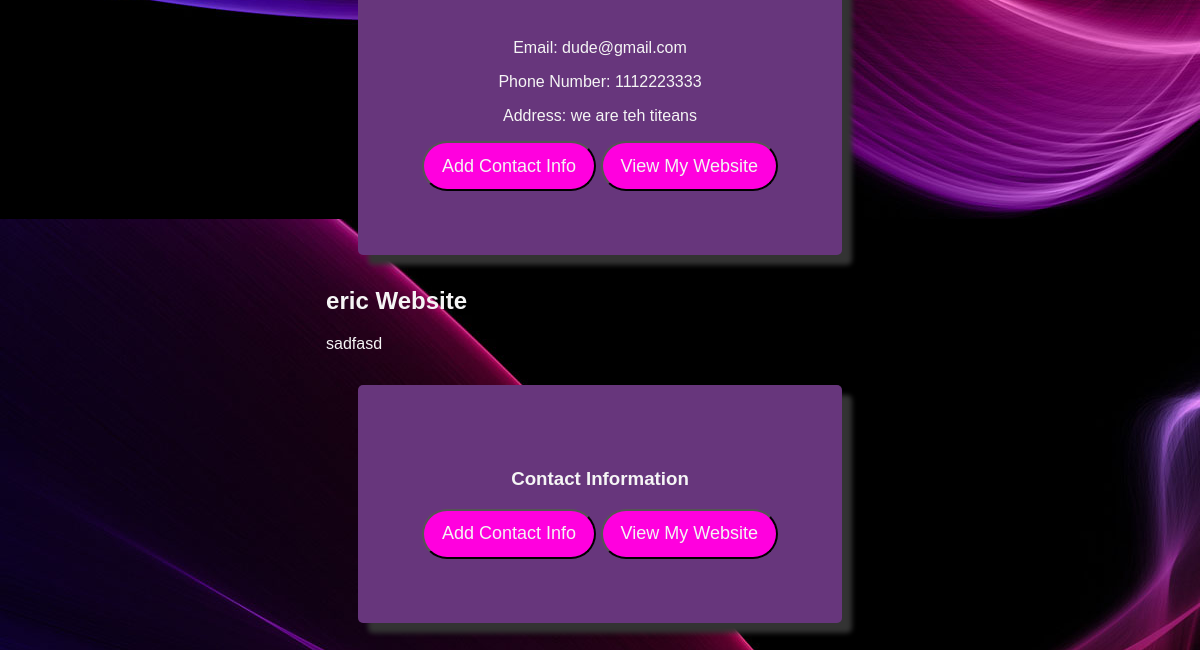
The app's page /businesses/ (signed in, lower part), older data.
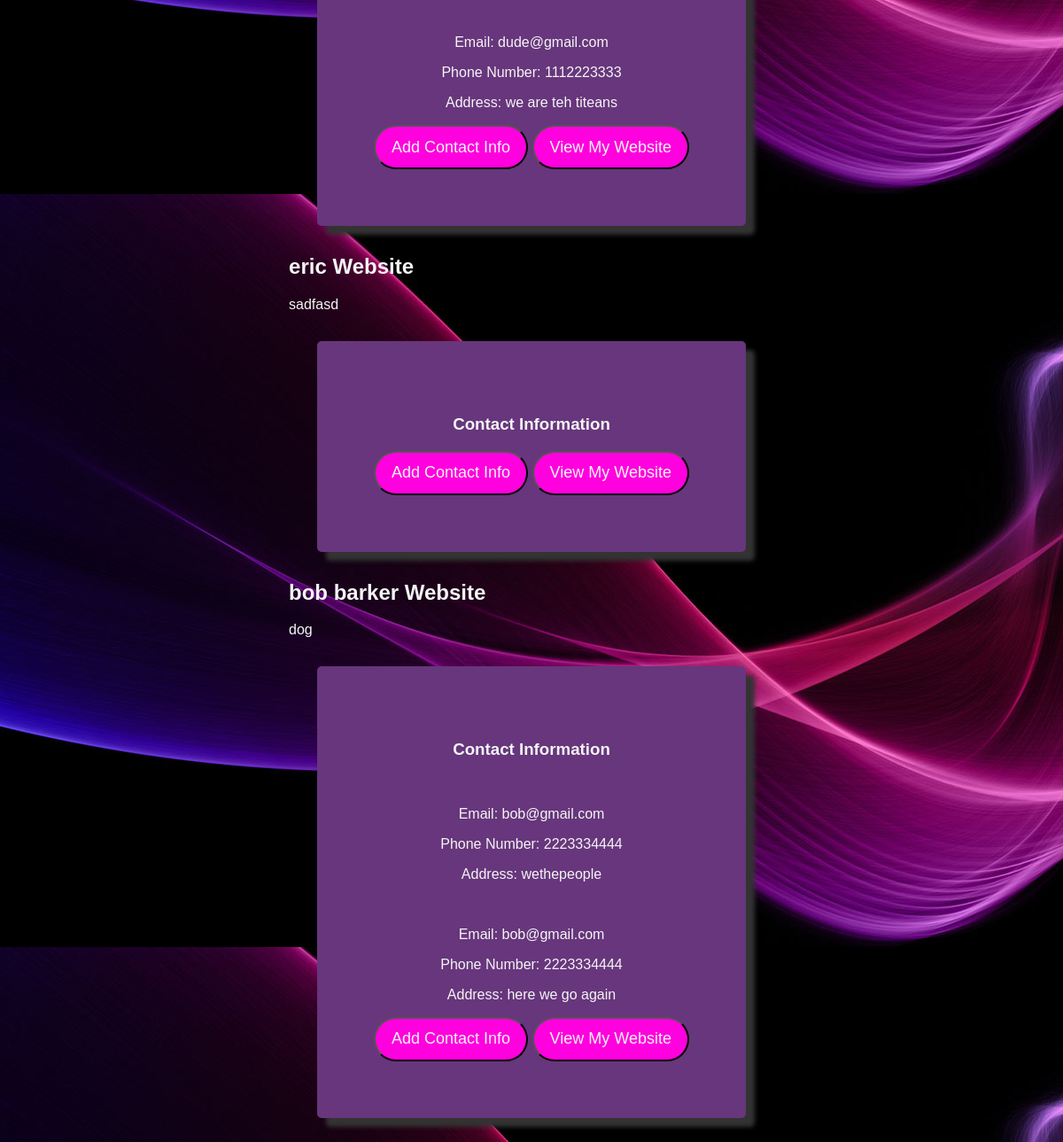
The same page, newer data.
### app/models.py (models this page shows, shortened)
class businessContactInfoDatabase(models.Model):
    email = models.TextField(max_length=255)
    phoneNumber = models.IntegerField(verbose_name="phone number")
    address = models.TextField()
    business = models.ForeignKey(
        businessTemplateDatabase, related_name="contact", on_delete=models.CASCADE
    )

class businessTemplateDatabase(models.Model):
    CHOICES = (
        ("medical_office", "Medical Office"),
        ("Blog", "Blog"),
        ("Restaurant", "Restaurant"),
    )
    templateId = models.TextField()
    name = models.TextField(max_length=255)
    description = models.TextField(max_length=255)
    type = models.TextField(max_length=255)
    missionStatement = models.TextField(max_length=1500)
    template_choice = models.CharField(max_length=50, choices=CHOICES, null=True)
    profile = models.ForeignKey(
        Profile, related_name="business", on_delete=models.CASCADE
    )

### app/views.py (the view)
# urls.py: path("businesses/", businessesView, name="businesses"),
def businessesView(request):
    profile = request.user.profile
    renderBusiness = []
    businesses = businessTemplateDatabase.objects.all()
    for business in businesses:
        if business.profile == profile:
            renderBusiness.append(business)
    business_contact = businessContactInfoDatabase.objects.filter(
        business__in=businesses
    )
    context = {"businesses": renderBusiness, "business_contact": business_contact}
    return render(request, "template.html", context)

### app/templates/template.html (shortened to what this page needs)
{% extends 'home.html' %} {% block content %}
<div class="container">
  <div class="row">
    {% if businesses|length < 1 %}
    <p class="no_items">You haven't created any businesses yet.</p>
    {% else %} {% for business in businesses %}
    <h2>{{ business.name }} Website</h2>
    <p>{{ business.description }}</p>
    <div class="column">
      <div class="card">
        {% if business_contact|length > 0 %}
        <h3>Contact Information</h3>
        {% for contact in business_contact %}
        {% if contact.business.id == business.id %}
        <br />
        <p>Email: {{ contact.email }}</p>
        <p>Phone Number: {{ contact.phoneNumber }}</p>
        <p>Address: {{ contact.address }}</p>
        {% endif %} {% endfor %}
        <button class="link">
          <a href="{% url 'contact_info' business.id %}">Add Contact Info</a>
        </button>
        {% else %}
        <button class="link">
          <a href="{% url 'contact_info' business.id %}">Add Contact Info</a>
        </button>
        {% endif %} {% if businesses|length == 0 %}
        <p class="no_items">
          You haven't created a website for this business yet.
        </p>
        {% else %}
        <button class="link">
          <a href="{% url 'templates' business.id%}">View My Website</a></button
        >{% endif %}
      </div>
    </div>
    {% endfor %} {% endif %}
  </div>
  {% endblock %}

### app/templates/home.html (shortened to what this page needs)
{% load static %}<!DOCTYPE html>
<html lang="en">
<head>
    <link
      rel="stylesheet"
      href="https://use.fontawesome.com/releases/v5.6.1/css/all.css"
    />
    <link rel="stylesheet" type="text/css" href="{% static 'styles.css' %}" />
</head>
<body>
   {% block content %}{% endblock content %}
</body>
</html>

### app/static/styles.css (style rules this page uses)
body { background-image: url("images/purplewaves.jpg"); }
.container { padding: 2em 0 2em 0; display: flex; align-items: center; justify-content: center; }
.card { border-radius: 5px; box-shadow: 10px 10px 5px #333; background-color: rgb(103, 54, 124); text-align: center; padding: 4em; margin: 2em; max-width: fit-content; }
* { font-family: Arial, Helvetica, sans-serif; color: whitesmoke; }
.link { font-size: large; width: auto; height: 50px; background-color: #ff00de; color: whitesmoke; border-radius: 25px; transition: box-shadow .5s ease-in-out; padding: 0 1em; }
.link a { text-decoration: none; }

Row changes from the older to the newer data that the page shows:
added businessTemplateDatabase: name "bob barker", description "dog"
added businessContactInfoDatabase: email "bob@gmail.com", phoneNumber "2223334444", address "wethepeople", shown under "bob barker"
added businessContactInfoDatabase: email "bob@gmail.com", phoneNumber "2223334444", address "here we go again", shown under "bob barker"
